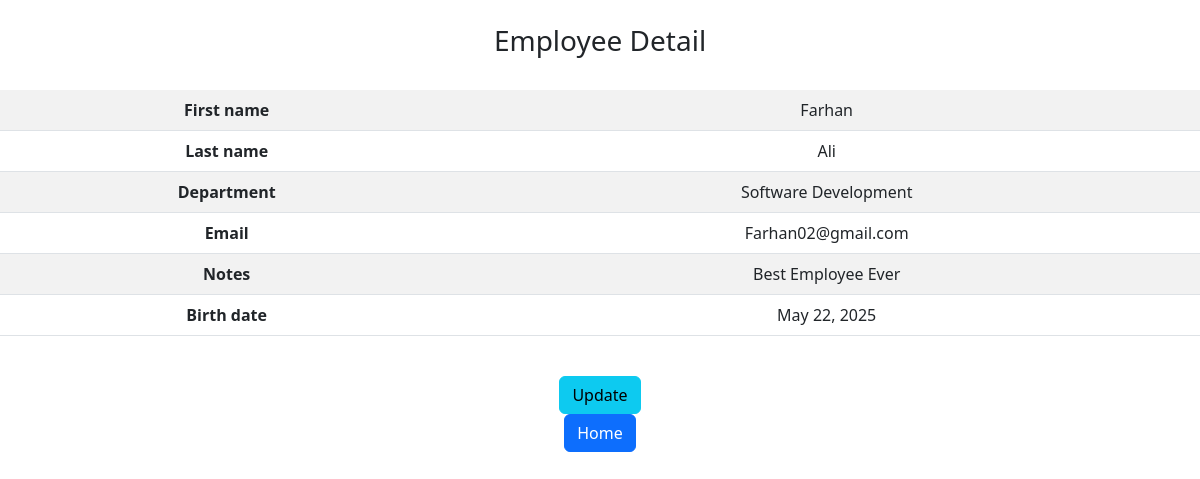
The app's page /employee-detail/4/ (signed in) with its own data.
### model/models.py (models this page shows, shortened)
class Employee(models.Model):
    first_name = models.CharField(max_length=30)
    last_name = models.CharField(max_length=30)
    email = models.EmailField()
    birth_date = models.DateField()
    notes = models.CharField(max_length=200)
    country= models.ForeignKey(Country,on_delete=models.CASCADE),
    department = models.ForeignKey(Department,on_delete=models.CASCADE)

class Department(models.Model):
    dept_name = models.CharField(max_length=20)
    city =  models.CharField(max_length=30)
    def __str__(self):
        return f"{self.dept_name}"

### model/views.py (the view)
# urls.py: path('employee-detail/<int:pk>/',views.employee_detail,name='employee-detail'),
@login_required
def employee_detail(request,pk):
    try:
        employee = get_object_or_404(Employee,pk=pk)
    except Http404:
        return render(request,'model/not_found.html',status=404)
    return render(request,'model/employee_detail.html',{'employee':employee})

### model/templates/model/employee_detail.html (shortened to what this page needs)
{%extends 'model/base.html'%}
{%block content%}
<div class="text-center">
    <br>
    <h3 class="text-center">
       Employee Detail
    </h3>
    <br>
    <table class="table table-striped table-hover">
        <tbody>
          <tr>
            <th scope="row">First name</th>
            <td>{{ employee.first_name }}</td>
          </tr>
          <tr>
            <th scope="row">Last name</th>
            <td>{{ employee.last_name }}</td>
          </tr>
          <tr>
            <th scope="row">Department</th>
            <td>{{ employee.department }}</td>
          </tr>
          <tr>
            <th scope="row">Email</th>
            <td>{{ employee.email }}</td>
          </tr>
          <tr>
            <th scope="row">Notes</th>
            <td>{{ employee.notes }}</td>
          </tr>
          <tr>
            <th scope="row">Birth date</th>
            <td>{{ employee.birth_date }}</td>
          </tr>
        </tbody>
      </table>
</div>
<br>
<div class="text-center">
    <form action="{%url 'update-employee' pk=employee.id%}">
        <button class="btn btn-info">Update</button>
    </form>
</div>
<div class="text-center">
    <a class="text-center" href="{%url 'all-employees'%}">
        <button class="btn btn-primary">Home</button>
    </a>
</div>
{%endblock%}

### records on screen
Employee: first_name "Farhan", last_name "Ali", department "Software Development", email "Farhan02@gmail.com", notes "Best Employee Ever", birth_date "May 22, 2025"
